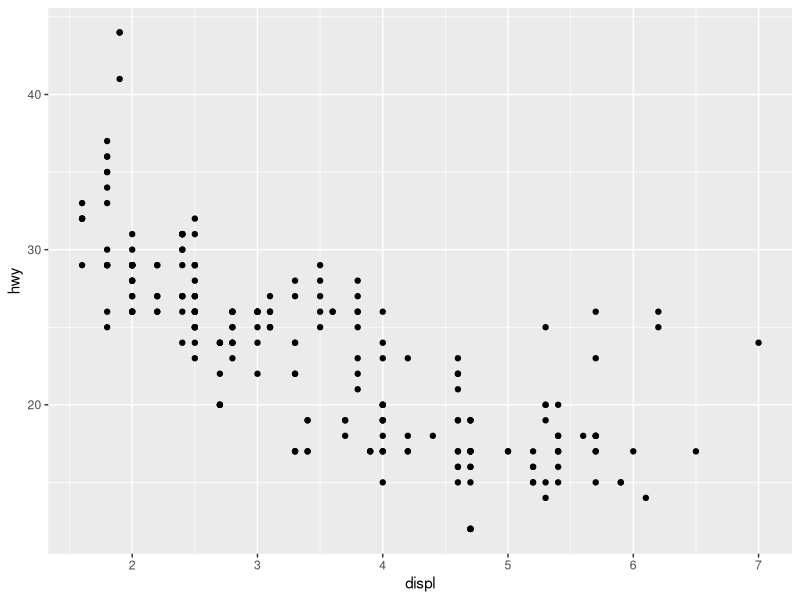
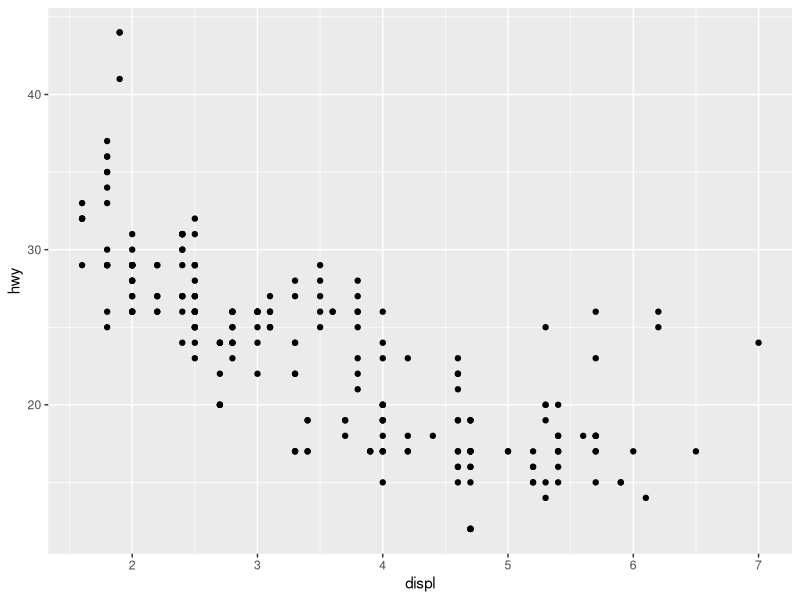
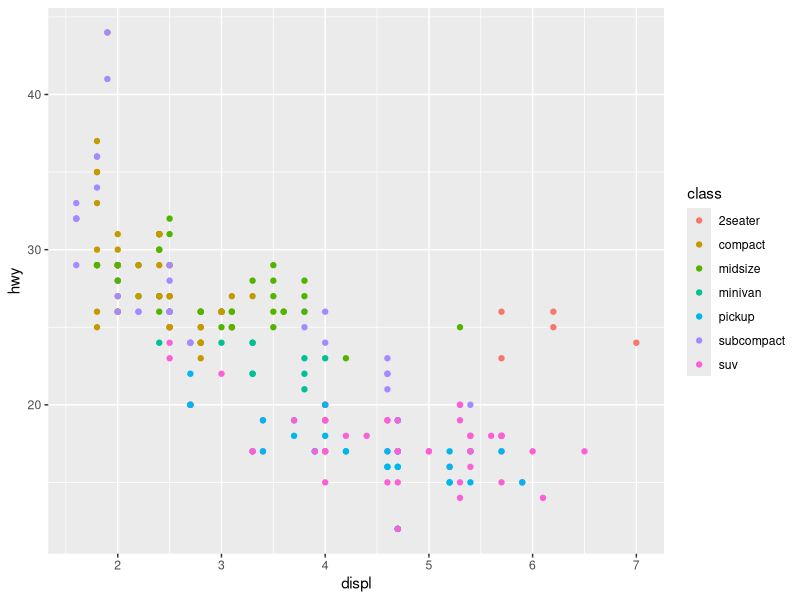
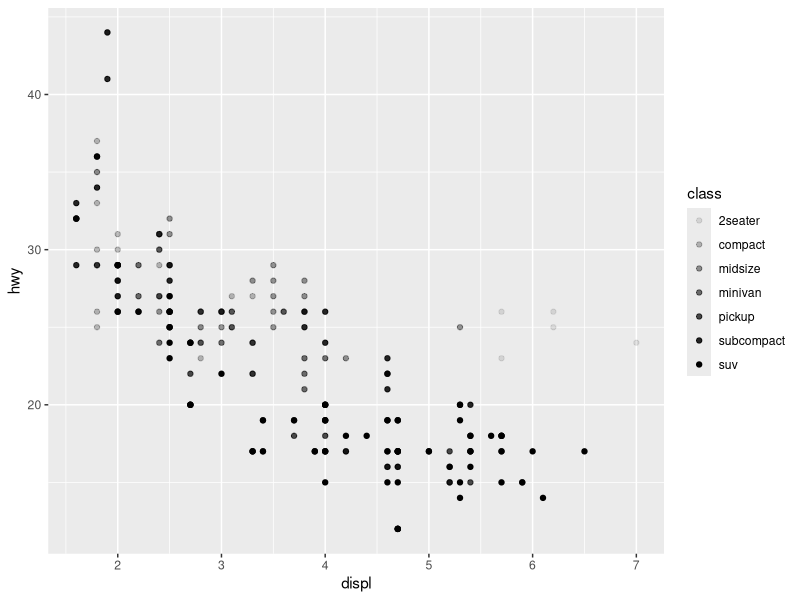
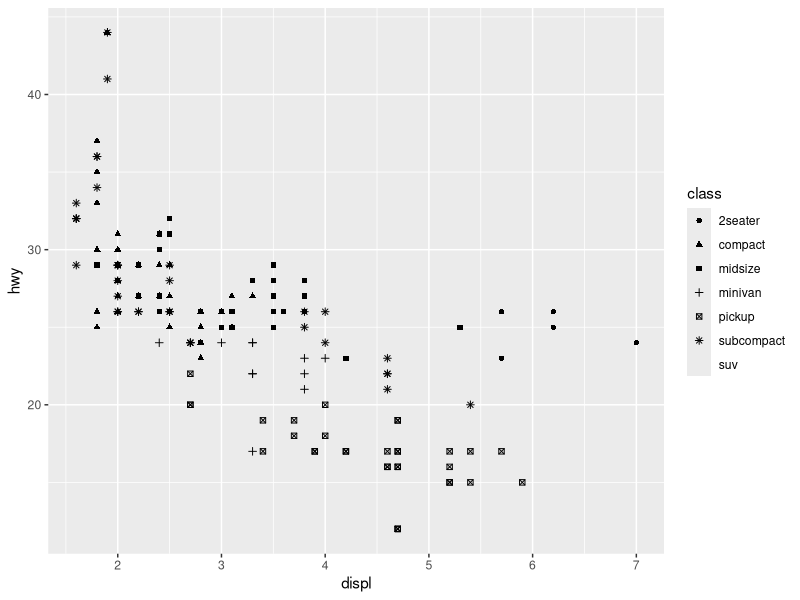
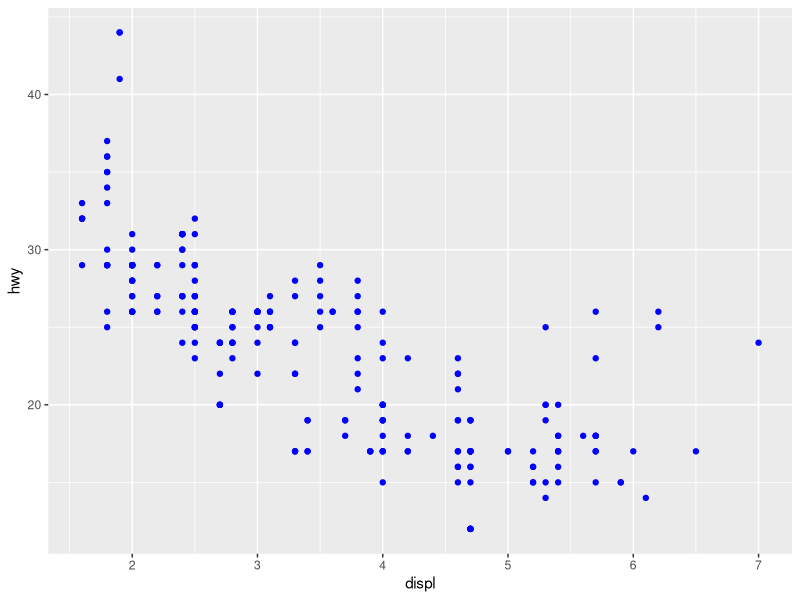
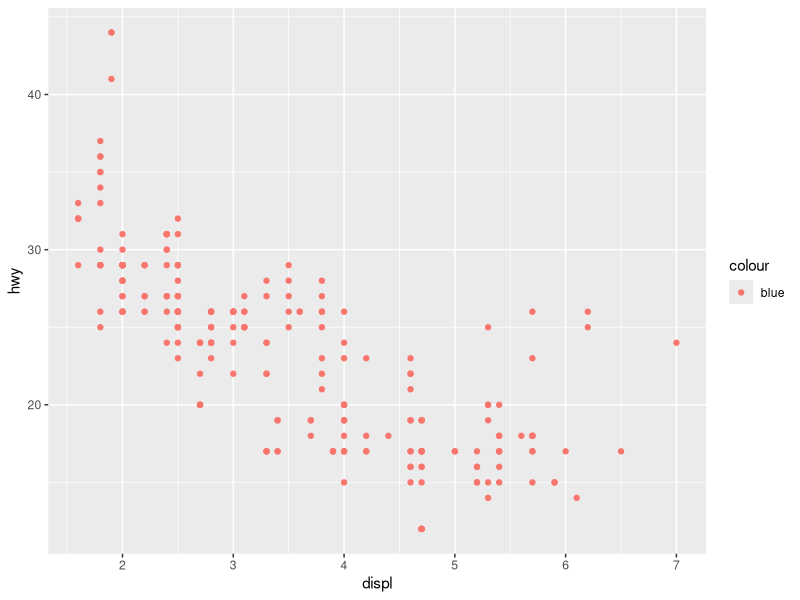
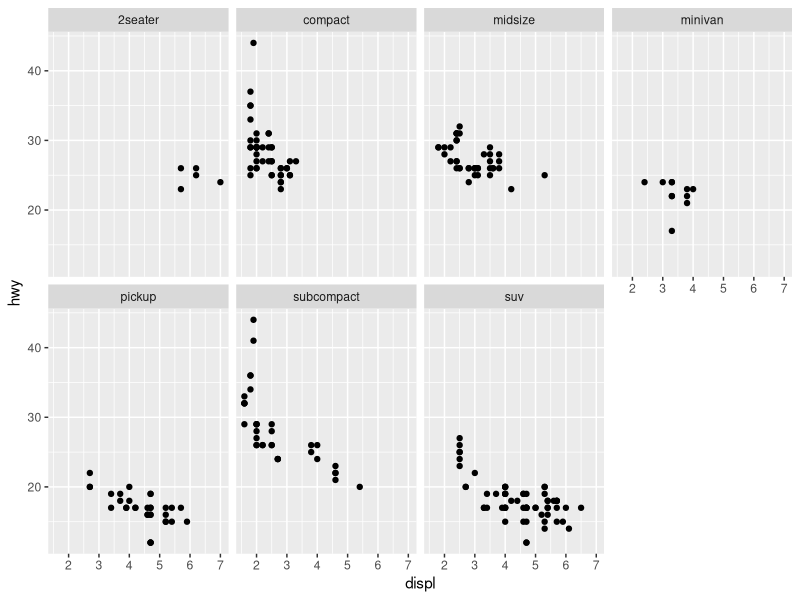

These figures' R source, in order:
# ggplot2 is one of the core members of the tidyverse ----
install.packages("tidyverse")
library(tidyverse)

# mpg data frame found in ggplot2 ----
library(ggplot2)
ggplot2::mpg
str(mpg)
?mpg # or 
help(mpg)

# To plot mpg, we put displ on the x-axis and hwy on the y-axis ----
ggplot(mpg, aes(x = displ, y = hwy)) +
    geom_point()

# Alternate method
mpg %>% ggplot(aes(x = displ, y = hwy)) + #shortcut for pipe shift + command + m 
  geom_point()

# Question! ----
# A group of points fall outside of the linear trend with higher mileage
# How can you explain these cars?

# Answer ----
## map the colors of points to the class variable to reveal the class of each car
ggplot(mpg, aes(x = displ, y = hwy, color = class)) + 
  geom_point()

# alpha aesthetic controls the transparency of the points
ggplot(mpg, aes(x = displ, y = hwy, alpha = class)) + 
  geom_point()

# shape aesthetic controls the shape of the points
ggplot(mpg, aes(x = displ, y = hwy, shape = class)) + 
  geom_point()
# What happened to the SUVs? 
# ggplot2 will only use six shapes at a time. 
# By default, additional groups will go unplotted when you use the shape

# set the aesthetic properties of your geom manually. all points blue
ggplot(mpg, aes(x = displ, y = hwy)) + 
  geom_point(color = "blue")
# color doesn’t convey info about a variable, only changes the appearance

# Class Exercise! ----
# What’s gone wrong with this code? Why are the points not blue?
ggplot(data = mpg) + 
  geom_point(mapping = aes(x = displ, y = hwy, color = "blue"))

# Answer ----
# "blue" within aes() is treated as a categorical variable (factor)
# ggplot2 assigns different colors (1st red) to levels of categorical variable

# split your plot into facets (subplots) ----
# each facet display one subset of the data
ggplot(mpg, aes(x = displ, y = hwy)) + 
  geom_point() + 
  facet_wrap(~ class, nrow = 2)

# facet plot on the combination of two variables add facet_grid()
ggplot(mpg, aes(x = displ, y = hwy)) + 
  geom_point() + 
  facet_grid(drv ~ cyl)
    
# Class Exercise! ----
# What do the empty cells in plot with facet_grid(drv ~ cyl) mean?

# Answer -----
# combinations of drv and cyl that have no observations

# Geometric Objects: smooth geom, a smooth line fitted to the data ----
ggplot(mpg, aes(x = displ, y = hwy)) + 
  geom_smooth()

# different line type for each unique value of the mapped variable
ggplot(mpg, aes(x = displ, y = hwy, linetype = drv)) + 
  geom_smooth()

ggplot(mpg, aes(x = displ, y = hwy, linetype = class)) + 
  geom_smooth()

# or color
ggplot(mpg, aes(x = displ, y = hwy, color = drv)) + 
  geom_smooth()

# display multiple geoms in the same plot
ggplot(data = mpg, aes(x = displ, y = hwy)) + 
  geom_point() + 
  geom_smooth()

# add color manually
ggplot(mpg, aes(x = displ, y = hwy)) + 
  geom_point(color ="blue") + 
  geom_smooth(color = "red")

# different color and a separate trend-line for each class
ggplot(data = mpg, aes(x = displ, y = hwy, color = class)) + 
  geom_point() + 
  geom_smooth()

# same graph without standard error 
ggplot(data = mpg, aes(x = displ, y = hwy, color = class)) + 
  geom_point() + 
  geom_smooth(se = FALSE)

# different color for each class with a single trend-line for entire data set
ggplot(data = mpg, aes(x = displ, y = hwy)) + 
  geom_point(aes(color = class)) + 
  geom_smooth(se = FALSE)

# Geometric Objects: Scales, let's start with a simple graph ----
ggplot(mpg, mapping = aes(x = cty, y = hwy)) + 
  geom_point()

# let's reverse scales
ggplot(mpg, mapping = aes(x = cty, y = hwy)) + 
  geom_point() +
  scale_x_reverse() +
  scale_y_reverse()

# Color Sclase
# We can use palette from the RColorBrewer package
ggplot(mpg, mapping = aes(x = displ, y = hwy, color = class)) + 
  geom_point() +
  scale_color_brewer() # Applies a Brewer color palette to the color scale. 
# distinguishable color scheme for the levels of the "class" variable.

# Color Palettes
ggplot(mpg, mapping = aes(x = displ, y = hwy, color = class)) + 
  geom_point() +
  scale_color_brewer(palette = "Set1") 
  
# Geometric Objects: Bar Graphs and histograms
# bar graph based on a categorical variable (e.g. class) ----
ggplot(mpg, aes(x = class)) + 
  geom_bar()
# count is a new value obtained through statistical transformation

# Bar graph with flipped bars
ggplot(mpg, aes(x=class)) +
  geom_bar() +
  coord_flip()

# create a bar graph based on a continuous variable (e.g. hwy)
ggplot(mpg, aes(x = hwy)) + 
  geom_histogram()

# create a stacked bar graph for class var. separated by drv var. (categorical)
ggplot(mpg, aes(x = class, fill = drv)) + 
  geom_bar()

# Cartesian Coordinate System ----
# Limit X Axis
ggplot(mpg, mapping = aes(x = displ, y = hwy)) +
  geom_point() + 
  coord_cartesian(xlim=c(0,5))
  
# Labels and Annotations ----
ggplot(mpg, aes(x = displ, y = hwy, color = class)) +
  geom_point() +
  labs(title = "Fuel Efficiency by Engine Volume",
       subtitle = "Fuel Economy Data from 1998 to 2008 for 38 Popular Cae Models",
       x = "Engine Volume (Liters)",
       y = "Fuel Efficiency (Miles per Gallon",
       color = "Car Type")

# Facet Wrap creates subplots based on one categorical variable
ggplot(mpg, mapping = aes(x = displ, y = hwy)) +
  geom_point() + 
  facet_wrap(~ cyl)

# Facet Grid creates subplots based on two categorical variable
ggplot(mpg, mapping = aes(x = displ, y = hwy)) +
  geom_point() + 
  facet_grid(cyl ~ fl)

# ctrl + shift + 6 (Maximize Plot Window)

# Class Exercise! ----
# Create a faceted plot to compare the relationship between (displ) and (cty) 
# across different vehicle types (class). 
# Use facets to create subplots for each vehicle type.

# Answer ----
ggplot(mpg, aes(x = displ, y = cty)) +
  geom_point() +
  facet_wrap(~ class, scales = "free") +
  labs(title = "Relationship Between Engine Displacement and City MPG by Vehicle Type",
       x = "Engine Displacement",
       y = "City MPG") +
  theme_minimal()
# Other themes include theme_bw(), theme_classic(), theme_void()